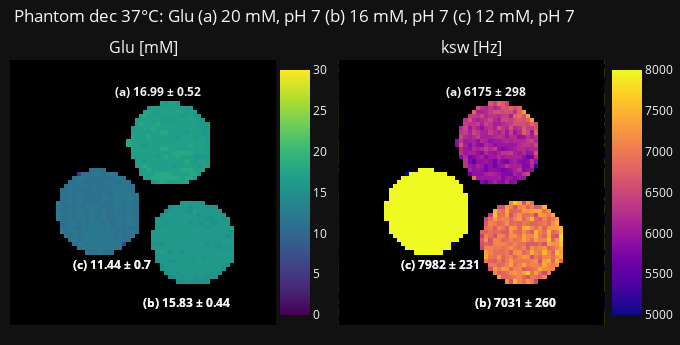

This figure's notebook cell:
### Markdown cell above
## 3. fs & ksw maps ##

### Code cell
fs_lim = [f / f_const for f in list(val_range['fs_0'])] 
kws_lim = list(val_range['ksw_0'])
dict_fs_ksw(fs_array, ksw_array, full_mask, vial_rois, tag, tag_x_loc, tag_y_loc, fp_prtcl_name, phantom_choice, temp, month, conc_l, ph_l, [fs_lim, kws_lim])

### Figure 1 — Plotly figure (JSON) as saved in the notebook; plotly's stock layout.template omitted (floating-point values rounded to 4 significant figures; data arrays with more than 128 entries replaced by an {"elided": "..."} marker saying what was removed)
{"data": [{"coloraxis": "coloraxis", "colorscale": [[0.0, "#440154"], [0.1111, "#482878"], [0.2222, "#3e4989"], [0.3333, "#31688e"], [0.4444, "#26828e"], [0.5556, "#1f9e89"], [0.6667, "#35b779"], [0.7778, "#6ece58"], [0.8889, "#b5de2b"], [1.0, "#fde725"]], "type": "heatmap", "xaxis": "x", "yaxis": "y", "z": {"elided": "64x64 float values"}}, {"coloraxis": "coloraxis2", "colorscale": [[0.0, "#440154"], [0.1111, "#482878"], [0.2222, "#3e4989"], [0.3333, "#31688e"], [0.4444, "#26828e"], [0.5556, "#1f9e89"], [0.6667, "#35b779"], [0.7778, "#6ece58"], [0.8889, "#b5de2b"], [1.0, "#fde725"]], "type": "heatmap", "xaxis": "x2", "yaxis": "y2", "z": {"elided": "64x64 float values"}}, {"colorscale": [[0, "rgba(0,0,0,0)"], [1, "black"]], "showscale": false, "type": "heatmap", "xaxis": "x", "yaxis": "y", "z": {"elided": "64x64 int values"}}, {"colorscale": [[0, "rgba(0,0,0,0)"], [1, "black"]], "showscale": false, "type": "heatmap", "xaxis": "x2", "yaxis": "y2", "z": {"elided": "64x64 int values"}}], "layout": {"annotations": [{"font": {"size": 16}, "showarrow": false, "text": "Glu [mM]", "x": 0.2238, "xanchor": "center", "xref": "paper", "y": 1.0, "yanchor": "bottom", "yref": "paper"}, {"font": {"size": 16}, "showarrow": false, "text": "ksw [Hz]", "x": 0.7762, "xanchor": "center", "xref": "paper", "y": 1.0, "yanchor": "bottom", "yref": "paper"}, {"showarrow": false, "text": "<b>(c) 11.44 ± 0.7<b>", "x": 24, "xref": "x", "y": 49, "yref": "y"}, {"showarrow": false, "text": "<b>(c) 7982 ± 231<b>", "x": 24, "xref": "x2", "y": 49, "yref": "y2"}, {"showarrow": false, "text": "<b>(b) 15.83 ± 0.44<b>", "x": 42, "xref": "x", "y": 58, "yref": "y"}, {"showarrow": false, "text": "<b>(b) 7031 ± 260<b>", "x": 42, "xref": "x2", "y": 58, "yref": "y2"}, {"showarrow": false, "text": "<b>(a) 16.99 ± 0.52<b>", "x": 35, "xref": "x", "y": 7, "yref": "y"}, {"showarrow": false, "text": "<b>(a) 6175 ± 298<b>", "x": 35, "xref": "x2", "y": 7, "yref": "y2"}, {"showarrow": false, "text": "<b>(c) 11.44 ± 0.7<b>", "x": 24, "xref": "x", "y": 49, "yref": "y"}, {"showarrow": false, "text": "<b>(c) 7982 ± 231<b>", "x": 24, "xref": "x2", "y": 49, "yref": "y2"}, {"showarrow": false, "text": "<b>(b) 15.83 ± 0.44<b>", "x": 42, "xref": "x", "y": 58, "yref": "y"}, {"showarrow": false, "text": "<b>(b) 7031 ± 260<b>", "x": 42, "xref": "x2", "y": 58, "yref": "y2"}], "coloraxis": {"cmax": 30.0, "cmin": 0.0, "colorbar": {"x": 0.437, "y": 0.5}, "colorscale": [[0.0, "#440154"], [0.1111, "#482878"], [0.2222, "#3e4989"], [0.3333, "#31688e"], [0.4444, "#26828e"], [0.5556, "#1f9e89"], [0.6667, "#35b779"], [0.7778, "#6ece58"], [0.8889, "#b5de2b"], [1.0, "#fde725"]]}, "coloraxis2": {"cmax": 8000, "cmin": 5000, "colorbar": {"x": 0.995, "y": 0.5}, "colorscale": [[0.0, "#0d0887"], [0.1111, "#46039f"], [0.2222, "#7201a8"], [0.3333, "#9c179e"], [0.4444, "#bd3786"], [0.5556, "#d8576b"], [0.6667, "#ed7953"], [0.7778, "#fb9f3a"], [0.8889, "#fdca26"], [1.0, "#f0f921"]]}, "height": 345, "margin": {"b": 20, "l": 10, "r": 0, "t": 60}, "showlegend": false, "title": {"text": "Phantom dec 37°C: Glu (a) 20 mM, pH 7 (b) 16 mM, pH 7 (c) 12 mM, pH 7", "x": 0.02, "y": 0.97}, "width": 680, "xaxis": {"anchor": "y", "domain": [0.0, 0.4475], "showgrid": false, "showticklabels": false}, "xaxis2": {"anchor": "y2", "domain": [0.5525, 1.0], "showgrid": false, "showticklabels": false}, "yaxis": {"anchor": "x", "autorange": "reversed", "domain": [0.0, 1.0], "showgrid": false, "showticklabels": false}, "yaxis2": {"anchor": "x2", "autorange": "reversed", "domain": [0.0, 1.0], "showgrid": false, "showticklabels": false}}}
